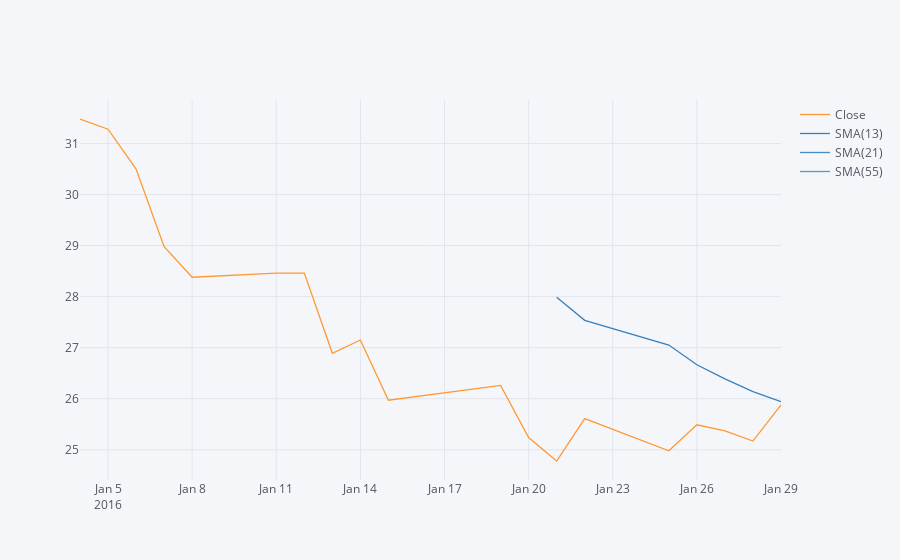

Here is the notebook cell this chart was saved with:
### Markdown cell above
** Use .ta_plot(study='sma') to create a Simple Moving Averages plot of Morgan Stanley for the year 2015.**

### Code cell
MS['Close'].loc['2016-01-01':'2016-01-31'].ta_plot(study='sma',periods=[13,21,55],title='Simple Moving Averages')

### Figure 1 — Plotly figure (JSON) as saved in the notebook; plotly's stock layout.template omitted (floating-point values rounded to 4 significant figures)
{"data": [{"line": {"color": "rgba(255, 153, 51, 1.0)", "dash": "solid", "shape": "linear", "width": 1.3}, "mode": "lines", "name": "Close", "text": "", "type": "scatter", "x": ["2016-01-04", "2016-01-05", "2016-01-06", "2016-01-07", "2016-01-08", "2016-01-11", "2016-01-12", "2016-01-13", "2016-01-14", "2016-01-15", "2016-01-19", "2016-01-20", "2016-01-21", "2016-01-22", "2016-01-25", "2016-01-26", "2016-01-27", "2016-01-28", "2016-01-29"], "y": [31.48, 31.28, 30.5, 28.98, 28.38, 28.46, 28.46, 26.89, 27.15, 25.97, 26.26, 25.24, 24.78, 25.61, 24.98, 25.49, 25.37, 25.17, 25.88]}, {"line": {"color": "rgba(55, 128, 191, 1.0)", "dash": "solid", "shape": "linear", "width": 1.3}, "mode": "lines", "name": "SMA(13)", "text": "", "type": "scatter", "x": ["2016-01-04", "2016-01-05", "2016-01-06", "2016-01-07", "2016-01-08", "2016-01-11", "2016-01-12", "2016-01-13", "2016-01-14", "2016-01-15", "2016-01-19", "2016-01-20", "2016-01-21", "2016-01-22", "2016-01-25", "2016-01-26", "2016-01-27", "2016-01-28", "2016-01-29"], "y": ["", "", "", "", "", "", "", "", "", "", "", "", 27.99, 27.54, 27.05, 26.67, 26.39, 26.14, 25.94]}, {"line": {"color": "rgba(55, 128, 191, 0.8999999999999999)", "dash": "solid", "shape": "linear", "width": 1.3}, "mode": "lines", "name": "SMA(21)", "text": "", "type": "scatter", "x": ["2016-01-04", "2016-01-05", "2016-01-06", "2016-01-07", "2016-01-08", "2016-01-11", "2016-01-12", "2016-01-13", "2016-01-14", "2016-01-15", "2016-01-19", "2016-01-20", "2016-01-21", "2016-01-22", "2016-01-25", "2016-01-26", "2016-01-27", "2016-01-28", "2016-01-29"], "y": ["", "", "", "", "", "", "", "", "", "", "", "", "", "", "", "", "", "", ""]}, {"line": {"color": "rgba(55, 128, 191, 0.7999999999999998)", "dash": "solid", "shape": "linear", "width": 1.3}, "mode": "lines", "name": "SMA(55)", "text": "", "type": "scatter", "x": ["2016-01-04", "2016-01-05", "2016-01-06", "2016-01-07", "2016-01-08", "2016-01-11", "2016-01-12", "2016-01-13", "2016-01-14", "2016-01-15", "2016-01-19", "2016-01-20", "2016-01-21", "2016-01-22", "2016-01-25", "2016-01-26", "2016-01-27", "2016-01-28", "2016-01-29"], "y": ["", "", "", "", "", "", "", "", "", "", "", "", "", "", "", "", "", "", ""]}], "layout": {"legend": {"bgcolor": "#F5F6F9", "font": {"color": "#4D5663"}}, "paper_bgcolor": "#F5F6F9", "plot_bgcolor": "#F5F6F9", "title": {"font": {"color": "#4D5663"}}, "xaxis": {"gridcolor": "#E1E5ED", "showgrid": true, "tickfont": {"color": "#4D5663"}, "title": {"font": {"color": "#4D5663"}, "text": ""}, "zerolinecolor": "#E1E5ED"}, "yaxis": {"gridcolor": "#E1E5ED", "showgrid": true, "tickfont": {"color": "#4D5663"}, "title": {"font": {"color": "#4D5663"}, "text": ""}, "zerolinecolor": "#E1E5ED"}}}
